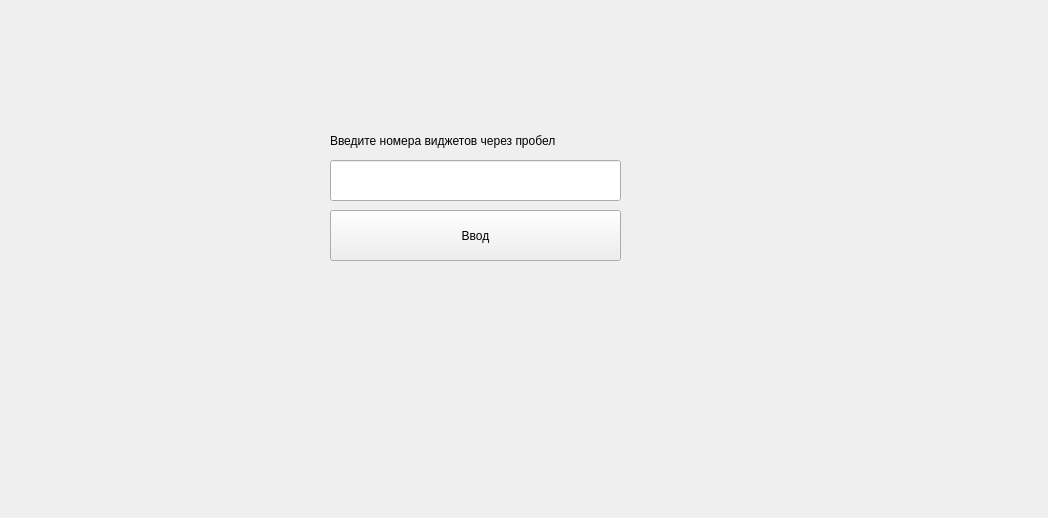
<?xml version="1.0" encoding="UTF-8"?>
<ui version="4.0">
 <class>Form</class>
 <widget class="QWidget" name="Form">
  <property name="geometry">
   <rect>
    <x>0</x>
    <y>0</y>
    <width>1048</width>
    <height>518</height>
   </rect>
  </property>
  <property name="windowTitle">
   <string>Form</string>
  </property>
  <widget class="QLineEdit" name="lineEdit">
   <property name="geometry">
    <rect>
     <x>330</x>
     <y>160</y>
     <width>291</width>
     <height>41</height>
    </rect>
   </property>
  </widget>
  <widget class="QLabel" name="label">
   <property name="geometry">
    <rect>
     <x>330</x>
     <y>120</y>
     <width>291</width>
     <height>41</height>
    </rect>
   </property>
   <property name="text">
    <string>Введите номера виджетов через пробел</string>
   </property>
  </widget>
  <widget class="QPushButton" name="pushButton">
   <property name="geometry">
    <rect>
     <x>330</x>
     <y>210</y>
     <width>291</width>
     <height>51</height>
    </rect>
   </property>
   <property name="text">
    <string>Ввод</string>
   </property>
  </widget>
 </widget>
 <resources/>
 <connections/>
</ui>
